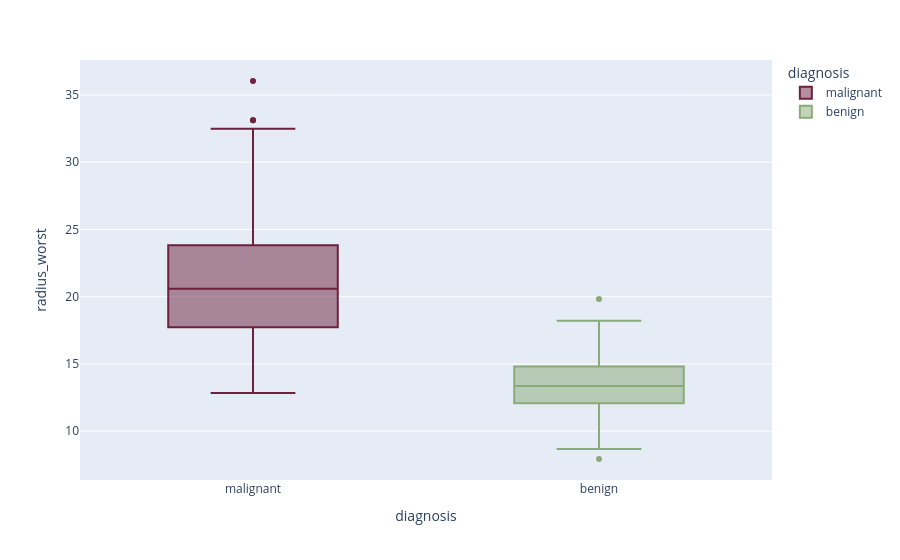

Source (notebook cell):
### Markdown cell above
**What to look for —** the malignant box sits higher (median and upper quartiles) and the most extreme dots are malignant cases. Those outliers are informative rare tumors, not junk to clip or drop.

### Code cell
fig = px.box(
    df,
    x="diagnosis",
    y="radius_worst",
    color="diagnosis",
    color_discrete_sequence=["#6D213C", "#8AAA79"],
)
fig.show()

### Figure 1 — Plotly figure (JSON) as saved in the notebook; plotly's stock layout.template omitted (floating-point values rounded to 4 significant figures; data arrays with more than 128 entries replaced by an {"elided": "..."} marker saying what was removed)
{"data": [{"alignmentgroup": "True", "hovertemplate": "diagnosis=%{x}<br>radius_worst=%{y}<extra></extra>", "legendgroup": "malignant", "marker": {"color": "#6D213C"}, "name": "malignant", "notched": false, "offsetgroup": "malignant", "orientation": "v", "showlegend": true, "type": "box", "x": {"elided": "212 str values"}, "x0": " ", "xaxis": "x", "y": {"elided": "212 float values"}, "y0": " ", "yaxis": "y"}, {"alignmentgroup": "True", "hovertemplate": "diagnosis=%{x}<br>radius_worst=%{y}<extra></extra>", "legendgroup": "benign", "marker": {"color": "#8AAA79"}, "name": "benign", "notched": false, "offsetgroup": "benign", "orientation": "v", "showlegend": true, "type": "box", "x": {"elided": "357 str values"}, "x0": " ", "xaxis": "x", "y": {"elided": "357 float values"}, "y0": " ", "yaxis": "y"}], "layout": {"boxmode": "overlay", "legend": {"title": {"text": "diagnosis"}, "tracegroupgap": 0}, "margin": {"t": 60}, "xaxis": {"anchor": "y", "categoryarray": ["malignant", "benign"], "categoryorder": "array", "domain": [0, 1], "title": {"text": "diagnosis"}}, "yaxis": {"anchor": "x", "domain": [0, 1], "title": {"text": "radius_worst"}}}}
